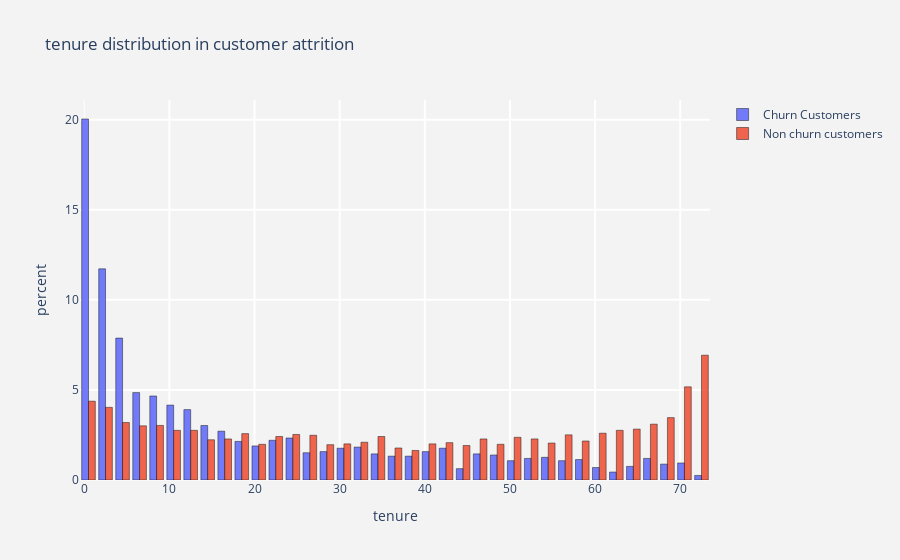
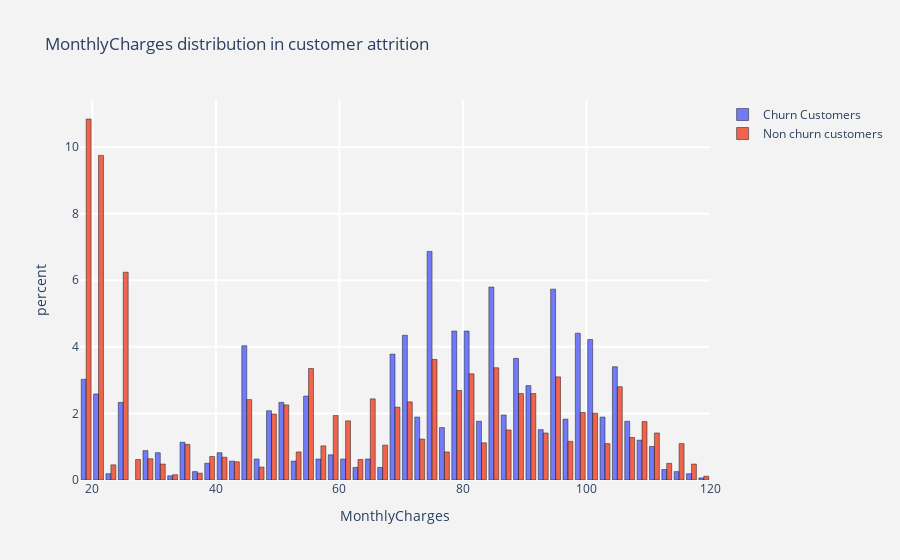
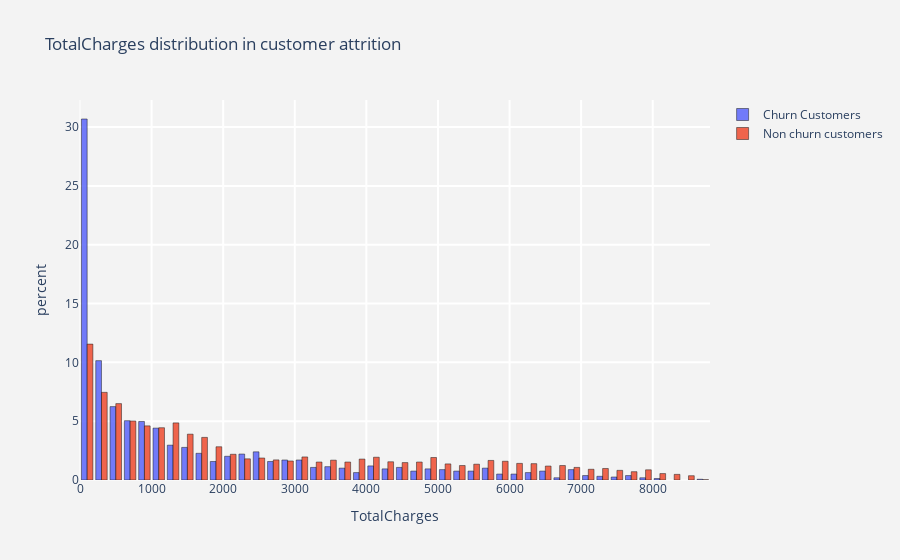

The notebook cell saved with these charts, in order:
### Markdown cell above
Посмотрим как распределены числовые характеристики:

### Code cell
for i in num_cols :
    histogram(i)

### Figure 1 — Plotly figure (JSON) as saved in the notebook; plotly's stock layout.template omitted (floating-point values rounded to 4 significant figures; data arrays with more than 128 entries replaced by an {"elided": "..."} marker saying what was removed)
{"data": [{"histnorm": "percent", "marker": {"line": {"color": "black", "width": 0.5}}, "name": "Churn Customers", "opacity": 0.9, "type": "histogram", "x": {"elided": "1587 int values"}}, {"histnorm": "percent", "marker": {"line": {"color": "black", "width": 0.5}}, "name": "Non churn customers", "opacity": 0.9, "type": "histogram", "x": {"elided": "4389 int values"}}], "layout": {"paper_bgcolor": "rgb(243,243,243)", "plot_bgcolor": "rgb(243,243,243)", "title": {"text": "tenure distribution in customer attrition "}, "xaxis": {"gridcolor": "rgb(255, 255, 255)", "gridwidth": 2, "ticklen": 5, "title": {"text": "tenure"}, "zerolinewidth": 1}, "yaxis": {"gridcolor": "rgb(255, 255, 255)", "gridwidth": 2, "ticklen": 5, "title": {"text": "percent"}, "zerolinewidth": 1}}}

### Figure 2 — Plotly figure (JSON) as saved in the notebook; plotly's stock layout.template omitted (floating-point values rounded to 4 significant figures; data arrays with more than 128 entries replaced by an {"elided": "..."} marker saying what was removed)
{"data": [{"histnorm": "percent", "marker": {"line": {"color": "black", "width": 0.5}}, "name": "Churn Customers", "opacity": 0.9, "type": "histogram", "x": {"elided": "1587 float values"}}, {"histnorm": "percent", "marker": {"line": {"color": "black", "width": 0.5}}, "name": "Non churn customers", "opacity": 0.9, "type": "histogram", "x": {"elided": "4389 float values"}}], "layout": {"paper_bgcolor": "rgb(243,243,243)", "plot_bgcolor": "rgb(243,243,243)", "title": {"text": "MonthlyCharges distribution in customer attrition "}, "xaxis": {"gridcolor": "rgb(255, 255, 255)", "gridwidth": 2, "ticklen": 5, "title": {"text": "MonthlyCharges"}, "zerolinewidth": 1}, "yaxis": {"gridcolor": "rgb(255, 255, 255)", "gridwidth": 2, "ticklen": 5, "title": {"text": "percent"}, "zerolinewidth": 1}}}

### Figure 3 — Plotly figure (JSON) as saved in the notebook; plotly's stock layout.template omitted (floating-point values rounded to 4 significant figures; data arrays with more than 128 entries replaced by an {"elided": "..."} marker saying what was removed)
{"data": [{"histnorm": "percent", "marker": {"line": {"color": "black", "width": 0.5}}, "name": "Churn Customers", "opacity": 0.9, "type": "histogram", "x": {"elided": "1587 float values"}}, {"histnorm": "percent", "marker": {"line": {"color": "black", "width": 0.5}}, "name": "Non churn customers", "opacity": 0.9, "type": "histogram", "x": {"elided": "4389 float values"}}], "layout": {"paper_bgcolor": "rgb(243,243,243)", "plot_bgcolor": "rgb(243,243,243)", "title": {"text": "TotalCharges distribution in customer attrition "}, "xaxis": {"gridcolor": "rgb(255, 255, 255)", "gridwidth": 2, "ticklen": 5, "title": {"text": "TotalCharges"}, "zerolinewidth": 1}, "yaxis": {"gridcolor": "rgb(255, 255, 255)", "gridwidth": 2, "ticklen": 5, "title": {"text": "percent"}, "zerolinewidth": 1}}}
